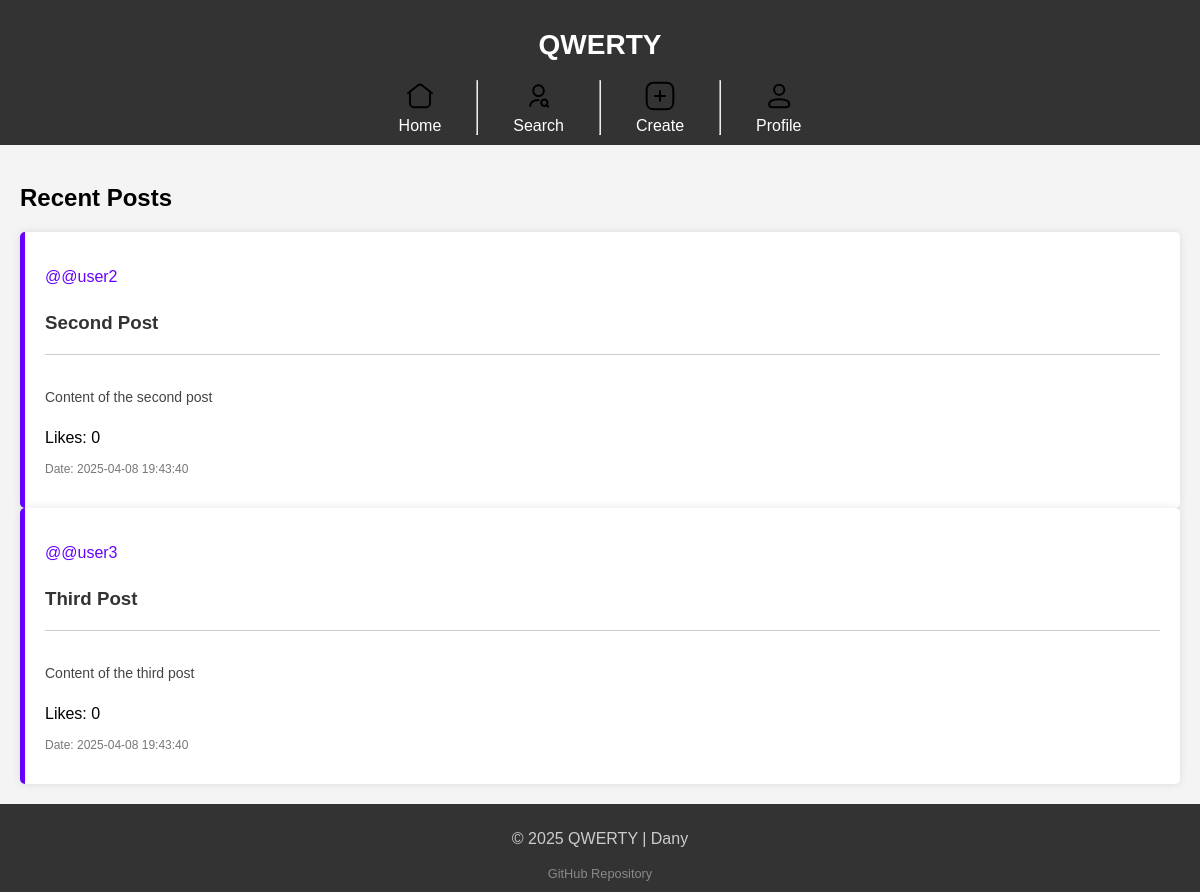
The page / (signed in) on the database its author committed.
### tables this page shows
CREATE TABLE users (
    user_id INT AUTO_INCREMENT PRIMARY KEY,
    username VARCHAR(20) NOT NULL UNIQUE,
    password VARCHAR(255) NOT NULL,  
    email VARCHAR(100) NOT NULL,
    name VARCHAR(100) NOT NULL,
    bio TEXT DEFAULT NULL,
    profile_pic VARCHAR(255) DEFAULT NULL,
    created_at TIMESTAMP DEFAULT CURRENT_TIMESTAMP,
    is_deleted BOOLEAN DEFAULT FALSE,
    data_changes_history JSON DEFAULT ('{"origin": {"username": "", "email": "", "name": "", "bio": "", "profile_pic": "", "created_at": "CURRENT_TIMESTAMP"}}')
);

### src/Models/User.php (called while the page is built, shortened)
<?php
abstract class User {
    private $connection;
    public function __construct($connection) {
        $this->connection = $connection;
    }
    public function getConnection() {
        return $this->connection;
    }
}

### src/Models/UserRead.php (called while the page is built, shortened)
<?php
require_once 'User.php';
class UserRead extends User {
    public function getUserProfile($username): array {
        $username = !str_starts_with($username, "@") ? '@' . strtolower(trim($username)) : strtolower(trim($username));
        $stmt = $this->getConnection()->prepare("SELECT * FROM active_users WHERE username = ?");
        $stmt->execute([$username]);
        return $stmt->fetch(PDO::FETCH_ASSOC);
    }
    public function getFollowings($userId): array {
        $stmt = $this->getConnection()->prepare("SELECT u.user_id, u.username FROM active_followers f JOIN users u ON f.following_id = u.user_id WHERE f.follower_id = ?");
        $stmt->execute([$userId]);
        return $stmt->fetchAll(PDO::FETCH_ASSOC);
    }
    public function getUserPosts($userId, $limit = null): array {
        $stmt = $this->getConnection()->prepare("SELECT p.*, u.username FROM active_posts p JOIN users u ON p.user_id = u.user_id WHERE p.user_id = ? ORDER BY p.created_at DESC" . ($limit ? " LIMIT $limit;" : ';'));
        $stmt->execute([$userId]);
        return $stmt->fetchAll(PDO::FETCH_ASSOC);
    }
}

### public/index.php (the view, shortened to what this page needs)
<?php
require '../src/DBconnect.php';
require '../src/Models/UserRead.php';
$userRead = new UserRead($connection);
$posts = [];
if (isset($_SESSION['username'])) {
    $user = $userRead->getUserProfile($_SESSION['username']);
    $following = $userRead->getFollowings($user['user_id']);
    foreach ($following as $followed) {
        $userPosts = $userRead->getUserPosts($followed['user_id'], 5);
        $posts = array_merge($posts, $userPosts);
    }
} else {
    $stmt = $connection->prepare("SELECT p.post_id, u.username, p.title, p.content, p.likes, p.created_at FROM active_posts p JOIN active_users u ON p.user_id = u.user_id ORDER BY p.created_at DESC LIMIT 5");
    $stmt->execute();
    $posts = $stmt->fetchAll(PDO::FETCH_ASSOC);
}
?>
<?php
$styles = '<link rel="stylesheet" href="css/pages/index.css">';
include 'layout/header.php';
?>
<main>
    <section class="posts">
        <h2>Recent Posts</h2>
        <?php foreach ($posts as $post): ?>
            <article class="post">
                <p class="username">@<?php echo htmlspecialchars($post['username']); ?></p>
                <h3 class="title"><?php echo htmlspecialchars($post['title']); ?></h3>
                <hr>
                <p class="body"><?php echo htmlspecialchars($post['content']); ?></p>
                <span class="likes">Likes: <?php echo htmlspecialchars($post['likes'] ?: 0); ?></span>
                <p class="date">Date: <?php echo htmlspecialchars($post['created_at']); ?></p>
            </article>
        <?php endforeach; ?>
    </section>
</main>
<?php include 'layout/footer.php'; ?>

### public/layout/header.php (shortened to what this page needs)
<!DOCTYPE html>
<html lang="en">
<head>
    <link rel="stylesheet" href="css/main.css">
    <?php if (isset($styles)) echo $styles; ?>
</head>
<body>
    <header>
        <h1 class="title">QWERTY</h1>
        <nav>
            <a href="index.php" class="nav-item">
                <img src="img/icons/svg/home-iconly.svg" alt="Home Icon" class="nav-icon">
                <span class="nav-text">Home</span>
            </a>
            <hr>
            <a href="search.php" class="nav-item">
                <img src="img/icons/svg/user-search-iconly.svg" alt="Search for User Icon" class="nav-icon">
                <span class="nav-text">Search</span>
            </a>
            <hr>
            <a href="post_new.php" class="nav-item">
                <img src="img/icons/svg/create-new-iconly.svg" alt="Create New post Icon" class="nav-icon">
                <span class="nav-text">Create</span>
            </a>
            <hr>
            <?php if (isset($_SESSION['username'])): ?>
                <a href="profile.php?username=<?php echo $_SESSION['username']; ?>" class="nav-item">
                    <img src="img/icons/svg/profile-iconly.svg" alt="Profile Icon" class="nav-icon">
                    <span class="nav-text">Profile</span>
                </a>
            <?php endif; ?>
        </nav>
    </header>

### public/layout/footer.php
    <footer>
        <p class="copy">&copy; 2025 QWERTY | Dany</p>
        <a class="link github-repo" href="https://github.com/DanyilT/WebDev-Project">GitHub Repository</a>
    </footer>
</body>
</html>

### public/css/main.css (style rules this page uses)
body { font-family: Arial, sans-serif; margin: 0; padding: 0; background-color: #f4f4f4; display: flex; flex-direction: column; min-height: 100vh; }
main { flex: 1; padding: 20px; }

### public/css/layouts/header.css (style rules this page uses)
header { background-color: #333; color: #fff; padding: 10px 0; text-align: center; }
header .title { font-size: 1.75em; }
header nav { display: flex; justify-content: center; gap: 20px; }
header .nav-item { display: flex; flex-direction: column; gap: 5px; align-items: center; color: #fff; margin: 0 15px; text-decoration: none; transition: color 0.3s; }
header .nav-icon { width: 32px; height: 32px; object-fit: cover; transition: 0.3s; }
header .nav-text { font-size: 16px; }
header hr { margin: 0; }

### public/css/layouts/footer.css (style rules this page uses)
footer { background-color: #333; color: #fff; text-align: center; padding: 10px 0; width: 100%; }
footer .copy { font-size: 1em; color: #ccc; }
footer .link { font-size: 0.8em; color: #888; text-decoration: none; }

### public/css/components/posts.css (style rules this page uses)
.post { display: flex; flex-direction: column; gap: 10px; background-color: #fff; padding: 20px; border-radius: 5px; box-shadow: 0 0 10px rgba(0, 0, 0, 0.1); border-left: 5px solid #6600ff; }
.post .username { font-size: 16px; font-family: 'Comic Sans MS', sans-serif; color: #6600ff; }
.post .title { margin: 0; color: #333; }
.post hr { margin: 10px 0; border: none; border-top: 1px solid #ccc; }
.post .body { font-size: 14px; color: #444; }
.post .date { font-size: 12px; color: #777; margin-top: 5px; }

### rows shown on the page
users: username "@user2", title "Second Post", content "Content of the second post", likes "0", created_at "2025-04-08 19:43:40"
users: username "@user3", title "Third Post", content "Content of the third post", likes "0", created_at "2025-04-08 19:43:40"
